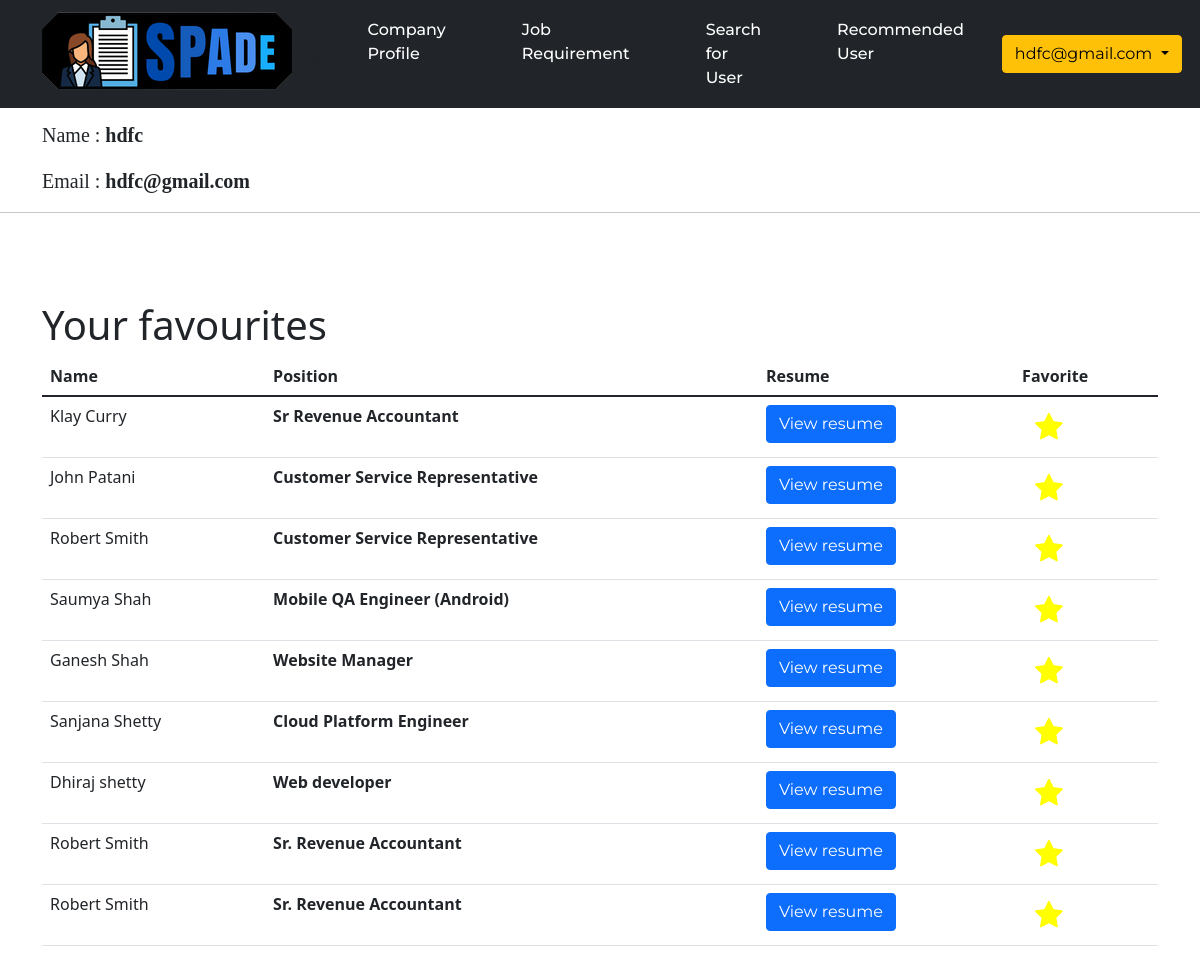
The page /companyprofile (signed in) on the database its author committed.
### app.py (models this page shows)
class Company(db.Model):
    sno = db.Column(db.Integer, primary_key=True)
    name = db.Column(db.String(200), nullable=False)
    username = db.Column(db.String(200), unique=True)
    password = db.Column(db.String(200), nullable=False)
    jobTitle = db.Column(db.String(200), nullable=True)
    pdf = db.Column(db.String(200), nullable=True)

class User(db.Model):
    sno = db.Column(db.Integer, primary_key=True)
    name = db.Column(db.String(200), nullable=False)
    username = db.Column(db.String(200), unique=True)
    password = db.Column(db.String(200), nullable=False)
    resume = db.Column(db.String(200), nullable=True)
    position = db.Column(db.String(200), nullable=True)

class Companyfavourite(db.Model):
    sno = db.Column(db.Integer, primary_key=True)
    companysno = db.Column(db.Integer, ForeignKey("company.sno"), nullable=False)
    usersno = db.Column(db.Integer, ForeignKey("user.sno"), nullable=False)

### app.py (the view)
@app.route("/companyprofile")
def companyprofile():
    if 'company' in session:
        username = session['company']
        companyDetails = Company.query.filter_by(username=username).first()
        companyfavourite = Companyfavourite.query.filter_by(companysno = companyDetails.sno)
        return render_template('companyprofile.html', companyDetails=companyDetails, companyfavourite=companyfavourite)
    return redirect(url_for('companylogin'))

### app.py (called while the page is built)
def userdetailsincompanyfavourite(usersno):
    return User.query.filter_by(sno=usersno).first()

@app.context_processor
def context_processor():
    return dict(percentagematchfuzzy=percentagematchfuzzy,userincompanyfavourite = userincompanyfavourite, userdetailsincompanyfavourite = userdetailsincompanyfavourite, companyjobreq=companyjobreq, percentagematch = percentagematch, companydetailsincompanyfavourite=companydetailsincompanyfavourite)

### templates/companyprofile.html (shortened to what this page needs)
{% extends 'companynavbar.html' %}
{% block companynavbar %}
<div class="container">
	<p style="font-size: 20px; font-family: serif, georgia">
		Name : <b>{{companyDetails.name}}</b>
	</p>
	<p style="font-size: 20px; font-family: serif, georgia">
		Email : <b>{{companyDetails.username}}</b>
	</p>
</div>
<hr />
<br /><br /><br />
<div class="container">
	{% if companyfavourite %}
	<h1>Your favourites</h1>
	<table class="table">
		<thead>
			<tr>
				<th>
					Name
				</th>
				<th>
					Position
				</th>
				<th>
					Resume
				</th>
				<th>
					Favorite
				</th>
			</tr>
		</thead>
		<tbody>
			{% for i in companyfavourite %}
			{% set companyDetails = userdetailsincompanyfavourite(i.usersno) %}
			<tr id="tr{{companyDetails.sno}}">
				<td>{{companyDetails.name}}</td>
				<td style="font-weight: bold">
					{% if companyDetails.position %}
					{{companyDetails.position}}
					{% else %}
					No Details
					{% endif %}
				</td>
				<td>
					{% if companyDetails.resume %}
					<a href="static/resumes/{{companyDetails.resume}}" class="btn btn-primary" target="__blank">
						View resume
					</a>
					{% else %}
					No Resume
					{% endif %}
				</td>
				<td>
					<div id="deletefavourite{{companyDetails.sno}}">
						<form class="deletefavourite" id="{{companyDetails.sno}}">
							<button type="submit" class="btn" class="update_form">
								<i type="submit" class="fa fa-star" style="color: yellow;font-size: 30px;"></i>
							</button>
						</form>
					</div>
				</td>
			</tr>
			{% endfor %}
		</tbody>
	</table>
	{% endif %}
</div>
{% endblock companynavbar %}

### templates/companynavbar.html (shortened to what this page needs)
<!DOCTYPE html>
<html lang="en">
<head>
  <link href="https://cdn.jsdelivr.net/npm/bootstrap@5.1.1/dist/css/bootstrap.min.css" rel="stylesheet"
 />
  <link rel="stylesheet" href="https://cdnjs.cloudflare.com/ajax/libs/font-awesome/4.7.0/css/font-awesome.min.css" />
  <link rel="stylesheet" href="{{url_for('static', filename='css/style.css')}}" />
</head>
<body>
  <section class="mb-4">
    <nav class="navbar sticky-top navbar-expand-sm navbar-dark bg-dark py-1">
      <div class="container-fluid container">
        <img src="{{url_for('static', filename='images/logo1.png')}}">Logo</img>
        <div class="collapse navbar-collapse nav-items" id="mynavbar">
          <ul class="navbar-nav me-auto">
            <li class="nav-item active">
              <a class="nav-link" href="/companyprofile">Company Profile</a>
            </li>
            <li class="nav-item">
              <a class="nav-link" href="/companyJobRequirement">Job Requirement</a>
            </li>
            <li class="nav-item">
              <a class="nav-link" href="/searchuser">Search for User</a>
            </li>
            <li class="nav-item">
              <a class="nav-link" href="/recommendeduser">Recommended User</a>
            </li>
          </ul>
          <div class="dropdown">
            <button class="btn btn-warning dropdown-toggle" type="button" id="dropdownMenuButton1"
              data-bs-toggle="dropdown" aria-expanded="false">
              {{companyDetails.username}}
            </button>
          </div>
        </div>
      </div>
    </nav>
    <br><br><br><br>
  </section>
  {% block companynavbar %} {% endblock companynavbar %}
</body>
</html>

### static/css/style.css (style rules this page uses)
* { box-sizing: border-box; margin: 0; padding: 0; }
li, a, button { font-family: "Montserrat", sans-serif; font-weight: 500; font-size: 16px; text-decoration: none; }
li a { color: white; }
a { color: white; }
button { padding: 9px 25px; background-color: rgb(169, 0, 0); border: none; border-radius: 50px; cursor: pointer; transition: all 0.3s ease 0s; }

### templates/companynavbar.html (style rules this page uses)
.navbar-nav li { padding-left: 30px; padding-right: 30px; color: #ffffff !important; }
.navbar-nav a { color: #ffffff !important; }
.navbar { position: fixed; width: 100%; }

### rows shown on the page
Company: username "hdfc@gmail.com", name "hdfc"
User: name "Klay Curry", position "Sr Revenue Accountant"
User: name "John Patani", position "Customer Service Representative"
User: name "Robert Smith", position "Customer Service Representative"
User: name "Saumya Shah", position "Mobile QA Engineer (Android)"
User: name "Ganesh Shah", position "Website Manager"
User: name "Sanjana Shetty", position "Cloud Platform Engineer"
User: name "Dhiraj shetty", position "Web developer"
User: name "Robert Smith", position "Sr. Revenue Accountant"
